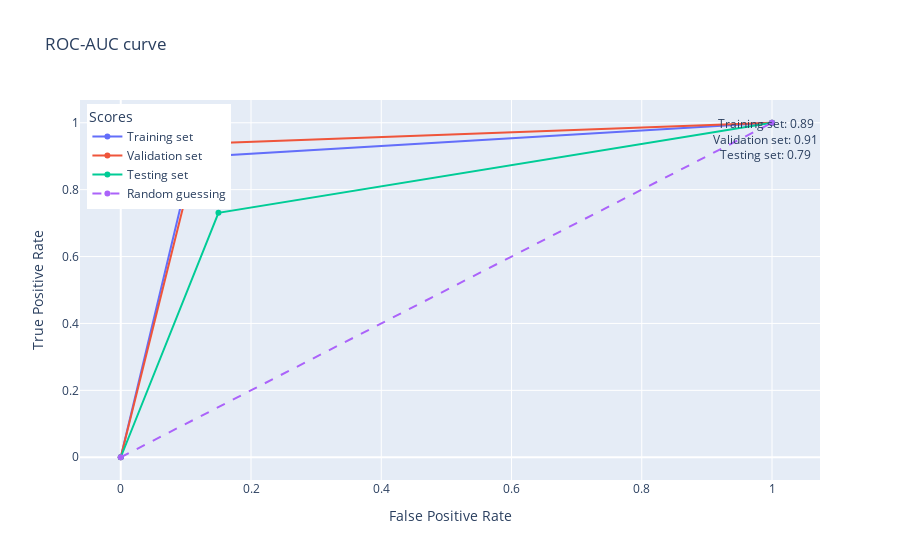

Source (notebook cell):
### Code cell
y_train_pred = model.predict(X_train)
y_val_pred = model.predict(X_val)
y_test_pred = model.predict(X_test)


# calculate the ROC-AUC scores for each set
train_score = roc_auc_score(y_train, y_train_pred)
val_score = roc_auc_score(y_val, y_val_pred)
test_score = roc_auc_score(y_test, y_test_pred)

# calculate the ROC curves for each set
train_fpr, train_tpr, _ = roc_curve(y_train, y_train_pred)
val_fpr, val_tpr, _ = roc_curve(y_val, y_val_pred)
test_fpr, test_tpr, _ = roc_curve(y_test, y_test_pred)

# create a Plotly figure
fig = go.Figure()

# add the ROC curves for each set
fig.add_trace(go.Scatter(x=train_fpr, y=train_tpr, name='Training set'))
fig.add_trace(go.Scatter(x=val_fpr, y=val_tpr, name='Validation set'))
fig.add_trace(go.Scatter(x=test_fpr, y=test_tpr, name='Testing set'))

# add the diagonal line (representing random guessing)
fig.add_trace(go.Scatter(x=[0, 1], y=[0, 1], name='Random guessing', line=dict(dash='dash')))

# set the axis labels and title
fig.update_layout(
    title='ROC-AUC curve',
    xaxis_title='False Positive Rate',
    yaxis_title='True Positive Rate'
)

# add the ROC-AUC scores to the legend
fig.update_layout(
    legend=dict(
        yanchor="top",
        y=0.99,
        xanchor="left",
        x=0.01,
        title=dict(text='Scores')
    )
)
fig.add_annotation(
    x=0.99, y=0.95, showarrow=False,
    text='Training set: {:.2f}<br>Validation set: {:.2f}<br>Testing set: {:.2f}'.format(train_score, val_score, test_score))

# show the figure
fig.show()

### Figure 1 — Plotly figure (JSON) as saved in the notebook; plotly's stock layout.template omitted (floating-point values rounded to 4 significant figures)
{"data": [{"name": "Training set", "type": "scatter", "x": [0, 0.11, 1], "y": [0, 0.897, 1]}, {"name": "Validation set", "type": "scatter", "x": [0, 0.12, 1], "y": [0, 0.9375, 1]}, {"name": "Testing set", "type": "scatter", "x": [0, 0.15, 1], "y": [0, 0.7308, 1]}, {"line": {"dash": "dash"}, "name": "Random guessing", "type": "scatter", "x": [0, 1], "y": [0, 1]}], "layout": {"annotations": [{"showarrow": false, "text": "Training set: 0.89<br>Validation set: 0.91<br>Testing set: 0.79", "x": 0.99, "y": 0.95}], "legend": {"title": {"text": "Scores"}, "x": 0.01, "xanchor": "left", "y": 0.99, "yanchor": "top"}, "title": {"text": "ROC-AUC curve"}, "xaxis": {"title": {"text": "False Positive Rate"}}, "yaxis": {"title": {"text": "True Positive Rate"}}}}
